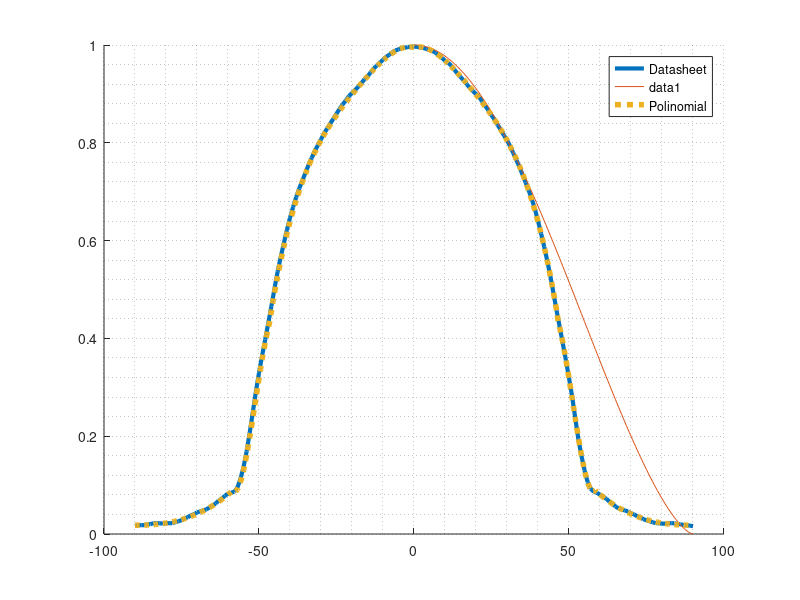

Write MATLAB code to recreate this figure. (Note: this script raises an error after producing the figure.)
clc, clear all, close all

% from the datasheet
datasheet = csvread('pattern_smoothed_3.csv',1,0);


% estimacion por lambertianos
phi = 0:0.5:90;
lamb =cosd(phi).^1.5;


figure(1)
hold on
plot(datasheet(:,1), datasheet(:,2)/100,'LineWidth',3,'DisplayName','Datasheet')
plot(phi,lamb)
legend
grid minor


%%
% estimation with polynomios
p1 =[-2.87071219e-05,2.04429106e-03,-6.27359812e-02,1.85501661e-01,9.94769800e01]/100; %0 - 46
p2 =[5.41209126e-04,-8.38922902e-02,4.37043922,-8.24163885e01,3.30525716e02]/100; %46 a 58
p3 =[-1.1142e-04,3.3874e-02,-3.3845e+00,1.1325e+02]/100; % 58 a 90

phi_range = -90:0.5:90;
i_est = [];
for phi = phi_range
    phi=abs(phi);
    if phi <= 46
        i_rel = polyval(p1, phi);
    elseif phi <= 58
        i_rel = polyval(p2, phi);    
    elseif phi <= 90
        i_rel = polyval(p3, phi);
    else 
        i_rel = 0;
    end
    i_est = [i_est i_rel];
end

plot(phi_range,i_est, 'LineWidth',4,'DisplayName','Polinomial','LineStyle',':')
xline(0,  'r--', 'x=0');
xline(46, 'r--', 'x=46');
xline(58, 'r--', 'x=58');
